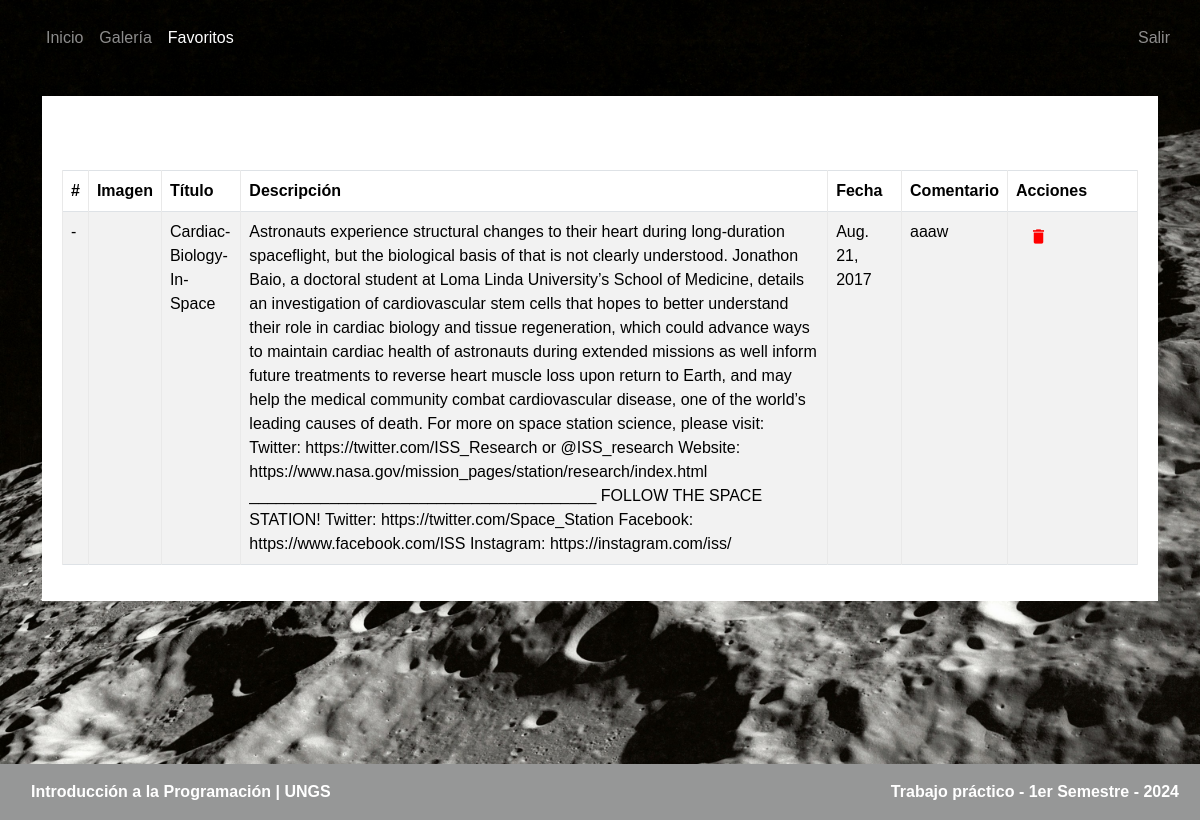
The page /favourites/ (signed in) on the database its author committed.
### nasa_image_gallery/models.py (models this page shows)
class Favourite(models.Model):
    title = models.CharField(max_length=200)
    description = models.TextField()
    image_url = models.TextField()
    date = models.DateField()
    comment = models.TextField(default='')
    user = models.ForeignKey(settings.AUTH_USER_MODEL, on_delete=models.CASCADE) # asociamos el favorito con el usuario en cuestión.
    class Meta:
        unique_together = ('user', 'title', 'description', 'image_url', 'date', 'comment')

### nasa_image_gallery/views.py (the view)
# urls.py: path('favourites/', views.getAllFavouritesByUser, name='favoritos'),
@login_required
def getAllFavouritesByUser(request):
    favourite_list = services_nasa_image_gallery.getAllFavouritesByUser(request)
    return render(request, 'favourites.html', {'favourite_list': favourite_list})

### main/context_processors.py (called while the page is built)
def version(request):
    return {'VERSION': config.VERSION}

### nasa_image_gallery/layers/dao/repositories.py (called while the page is built)
def getAllFavouritesByUser(user):
    favouriteList = Favourite.objects.filter(user=user).values('id', 'title', 'description', 'image_url', 'date', 'comment')
    return list(favouriteList)

### nasa_image_gallery/layers/generic/mapper.py (called while the page is built)
def fromRepositoryIntoNASACard(repo_dict):
    nasa_card = NASACard(
                        id=repo_dict['id'],
                        title=repo_dict['title'],
                        description=repo_dict['description'],
                        image_url=repo_dict['image_url'],
                        date=repo_dict['date'],
                        comment=repo_dict.get('comment', '')
                )
    return nasa_card

### nasa_image_gallery/layers/services/services_nasa_image_gallery.py (called while the page is built)
def getAllFavouritesByUser(request):
    user = get_user(request)
    favourites = repositories.getAllFavouritesByUser(user)
    return [mapper.fromRepositoryIntoNASACard(fav) for fav in favourites]

### nasa_image_gallery/templates/favourites.html (shortened to what this page needs)
{% extends 'header.html' %} {% block content %}
<div class="container-xl">
    <div class="table-responsive">
        <div class="table-wrapper">
            <div class="table-title">
                <div class="row">
                    <div class="col-sm-8">
                        <h2>Listado de <strong>FAVORITOS</strong></h2>
                    </div>
                </div>
            </div>
            <table class="table table-striped table-hover table-bordered">
                <thead>
                    <tr>
                        <th>#</th>
                        <th>Imagen</th>
                        <th>Título </th>
                        <th>Descripción</th>
                        <th>Fecha </th>
                        <th>Comentario</th>
                        <th>Acciones</th>
                    </tr>
                </thead>
                <tbody>
                    {% for favorito in favourite_list %}
                    <tr>
                        <td>-</td>
                        <td><img src="{{ favorito.image_url }}" alt="" style="max-width: 200px; max-height: 200px;"></td>
                        <td>{{ favorito.title }}</td>
                        <td>{{ favorito.description }}</td>
                        <td>{{ favorito.date }}</td>
                        <td>{{ favorito.comment }}</td>
                        <td>
                            <form method="post" action="{% url 'borrar-favorito' %}">
                                <button type="submit" class="btn" style="color:red"><i class="material-icons">&#xE872;</i></button>
                            </form>
                        </td>
                    </tr>
                    {% endfor %}
                </tbody>
            </table>
        </div>
    </div>
</div>
{% endblock %}

### nasa_image_gallery/templates/header.html (shortened to what this page needs)
<!DOCTYPE html>
<html lang="es">
<head>
    {% load bootstrap5 %}
    {% bootstrap_css %}
    {% load static %}
    <link rel="stylesheet" type="text/css" href="{% static 'styles.css' %}">
</head>
<body>
    <nav class="navbar navbar-expand-lg navbar-dark">
        <div class="container-fluid">
        <div class="collapse navbar-collapse" id="navbarSupportedContent">
            <ul class="navbar-nav me-auto ms-0 ms-lg-3">
                <li class="nav-item">
                    <a class="nav-link {% if request.path == '/' %}active{% endif %}" aria-current="page" href="{% url 'index-page' %}">Inicio</a>
                </li>
                <li class="nav-item">
                    <a class="nav-link {% if request.path == '/home/' %}active{% endif %}" aria-current="page" href="{% url 'home' %}">Galería</a>
                </li>
                {% if request.user.is_authenticated %}
                <li class="nav-item">
                    <a class="nav-link {% if request.path == '/favourites/' %}active{% endif %}" href="{% url 'favoritos' %}">Favoritos</a>
                </li>
                {% endif %}
            </ul>
            <div class="d-flex">
                <ul class="navbar-nav me-auto mb-2 mb-lg-0">
                    {% if request.user.is_authenticated %}
                        <li>
                            <a class="nav-link" href="{% url 'logout' %}">Salir</a>
                        </li>
                    {% endif %}
                </ul>
            </div>
        </div>
        </div>
    </nav>
    {% block content %} {% endblock %} {% include "footer.html" %}
</body>
</html>

### nasa_image_gallery/templates/footer.html (shortened to what this page needs)
<footer class="bg-body-tertiary text-center text-lg-start fixed-bottom">
    <div class="text-center p-3" style="display: flex; justify-content: space-between; align-items: center;">
        <strong style="margin-left: 5px;">
            <a href="https://www.ungs.edu.ar/" style="text-decoration: none; color: inherit;">Introducción a la Programación | UNGS</a>
        </strong>
        <div style="margin-left: auto; margin-right: 5px;">
            <strong>Trabajo práctico - 1er Semestre - 2024</strong>
        </div>
    </div>
</footer>

### static/styles.css (style rules this page uses)
body { color: #ffffff; background: #000000; background: -webkit-linear-gradient( to right, #000000, #434343 ); font-family: "Trebuchet MS", Helvetica, sans-serif; height: 100vh; background: url(nasa-jlV2k_Fx0fc-unsplash.jpg); background-attachment: fixed; background-size: cover; background-position: center; font-family: Arial, Helvetica, sans-serif; overflow-x: hidden; box-sizing: border-box; margin: 10px; }
.table-responsive { margin: 30px 0; }
.table-wrapper { min-width: 1000px; background: #fff; padding: 20px; box-shadow: 0 1px 1px rgba(0, 0, 0, .05); }
.table-title { padding-bottom: 10px; margin: 0 0 10px; min-width: 100%; }
.table-title h2 { margin: 8px 0 0; font-size: 22px; }
table.table tr th, table.table tr td { border-color: #e9e9e9; }
table.table-striped tbody tr:nth-of-type(odd) { background-color: #fcfcfc; }
table.table td:last-child { width: 130px; }
table.table td i { font-size: 19px; }
a { color: #0400ff }
div.text-center.p-3 { background-color: #36363680; }

### rows shown on the page
Favourite: title "Cardiac-Biology-In-Space", description "Astronauts experience structural changes to their heart during long-duration spaceflight, but the biological basis of that is not clearly understood. Jonathon Baio, a doctoral student at Loma Linda University’s School of Medicine, details an investigation of cardiovascular stem cells that hopes to better understand their role in cardiac biology and tissue regeneration, which could advance ways to maintain cardiac health of astronauts during extended missions as well inform future treatments to reverse heart muscle loss upon return to Earth, and may help the medical community combat cardiovascular disease, one of the world’s leading causes of death. For more on space station science, please…", date "Aug. 21, 2017", comment "aaaw"
